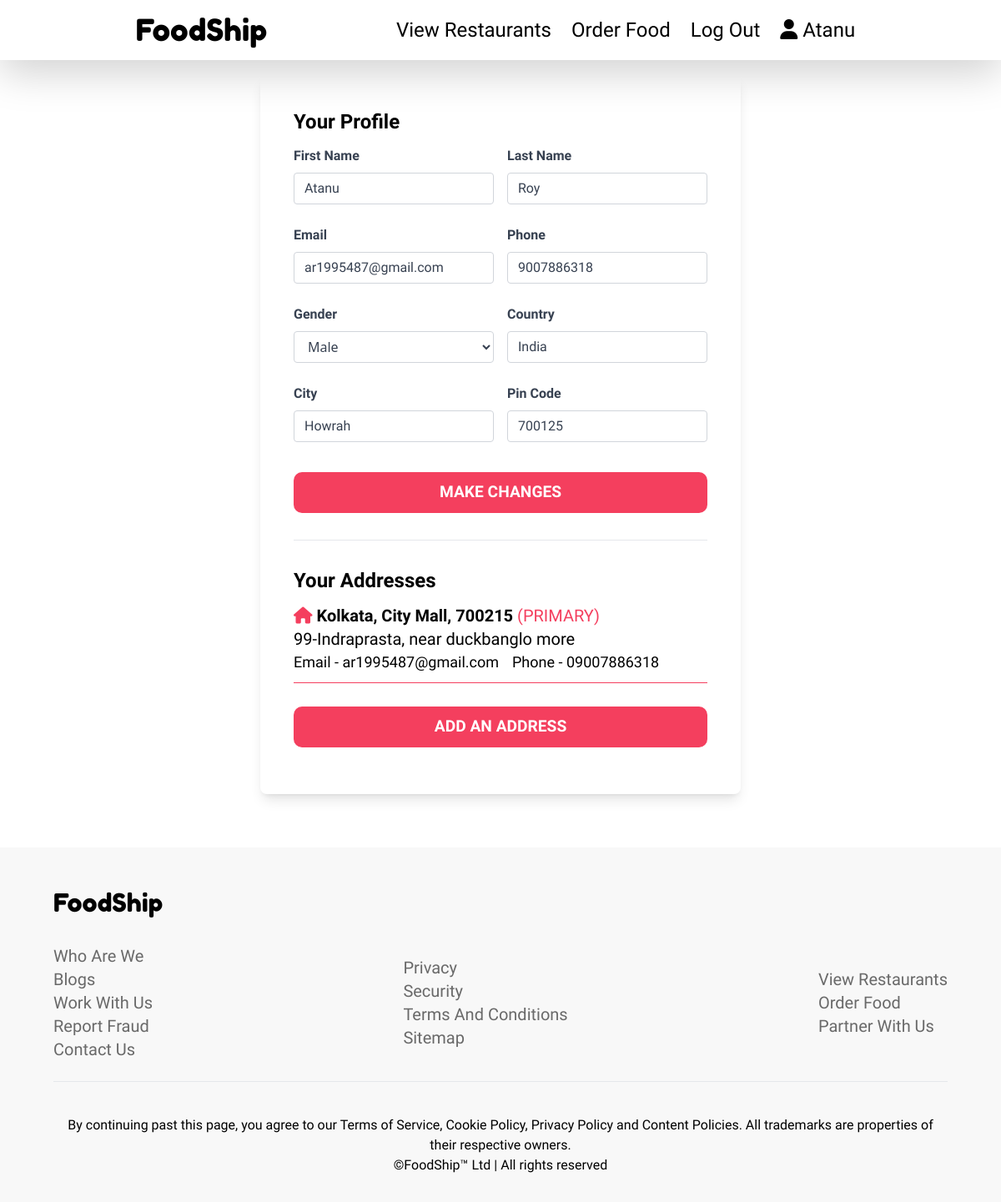
The page /user/profile/ (signed in) on the database its author committed.
### account/models.py (models this page shows, shortened)
class UserProfile(models.Model):
    profile_id = models.CharField(max_length=255, unique=True, default = uuid.uuid4, primary_key=True, editable=False)
    email = models.CharField(max_length=255)
    first_name = models.CharField(max_length=255)
    last_name = models.CharField(max_length=255)
    gender = models.CharField(max_length=255, blank=True, null=True)
    phone = models.CharField(max_length = 255, blank=True, null=True)
    country = models.CharField(max_length=255, blank=True, null=True)
    state = models.CharField(max_length=255, blank=True, null=True)
    city = models.CharField(max_length=255, blank=True, null=True)
    pin = models.CharField(max_length=255, blank=True, null=True)

class UserAddress(models.Model):
    address_id = models.CharField(max_length=255, unique=True, default = uuid.uuid4, primary_key=True, editable=False)
    email = models.CharField(max_length=255)
    address_email = models.CharField(max_length=255, blank = True, null = True)
    state = models.CharField(max_length=255, blank=True, null=True)
    city = models.CharField(max_length=255, blank=True, null=True)
    street = models.CharField(max_length = 255)
    landmark = models.CharField(max_length = 255, blank = True, null = True)
    pin = models.CharField(max_length = 255, blank = True, null = True)
    phone = models.CharField(max_length = 255, blank = True, null = True)
    address_type = models.CharField(max_length = 255, choices = address_type_choices)
    address_preference = models.CharField(max_length = 255, choices = address_preference_choices, default = "secondary")

### account/views.py (the view)
# urls.py: path('profile/', userProfile, name='userProfile'),
@login_required(login_url='/user/login/')
def userProfile(request):
    context = {
        'address_email' : request.user.email
    }
    user_city = request.session.get('user_city', '')
    user_country = request.session.get('user_country', '')
    user_zip = request.session.get('user_zip', '')
    userProfile = UserProfile.objects.get(email = request.user.email)
    context['fname'] = userProfile.first_name
    context['lname'] = userProfile.last_name
    context['phone'] = userProfile.phone
    context['city'] = userProfile.city
    context['country'] = userProfile.country
    context['gender'] = userProfile.gender
    context['pin'] = userProfile.pin
    if userProfile.phone == None :
        context['phone'] = ""
    if userProfile.country == None :
        context['country'] = user_country
    if userProfile.city == None :
        context['city'] = user_city
    if userProfile.pin == None:
        context['pin'] = ""
    try:
        if request.method == 'POST':
            fname = request.POST['fname']
            lname = request.POST['lname']
            phone = request.POST['phone']
            country = request.POST['country']
            city = request.POST['city']
            pin = request.POST['pin']
            gender = request.POST['gender']
            context['fname'] = fname
            context['lname'] = lname
            context['phone'] = phone
            context['city'] = city
            context['country'] = country
            context['gender'] = gender
            context['pin'] = pin
            print(gender)
            userProfile.first_name = fname
            userProfile.last_name = lname
            userProfile.phone = phone
            userProfile.city = city
            userProfile.country = country
            userProfile.pin = pin
            userProfile.gender = gender
            userProfile.save()
            print("profile saved")
    except:
        pass
    userAddress = UserAddress.objects.filter(email = request.user.email)
    context['user_address'] = userAddress
    context['user_address_no'] = len(userAddress)
    userOrders = Order.objects.filter(user = request.user.email)
    context['user_orders'] = userOrders
    return render(request, 'account/profile.html', context)

### templates/account/profile.html (shortened to what this page needs)
{% extends '../blocks/base.html' %}
{% block css %}
<link rel="stylesheet" href="/static/css/profile.css">
{% endblock css %}
{% block body %}
<section class="section w-full flex justify-center items-center mb-16" style="min-height: 100vh">
    <div class="shadow-lg rounded-lg p-10" style="max-width: 48%;">
        <h3 class="f-bold text-2xl capitalize mb-3">your profile</h3>
        <form action="" method="post">
            <div class="grid grid-cols-2 gap-4">
                <div class="form-group mb-6">
                    <label class="form-label inline-block mb-2 text-gray-700 f-bold capitalize">First Name</label>
                    <input type="text" name="fname" placeholder="example John" class="f-light form-control block w-full px-3 py-1.5 text-base font-normal text-gray-700 bg-white bg-clip-padding border border-solid border-gray-300 rounded transition ease-in-out m-0 focus:text-gray-700 focus:bg-white focus:border-blue-600 focus:outline-none" value="{{fname}}">
                </div>
                <div class="form-group mb-6">
                    <label class="form-label inline-block mb-2 text-gray-700 f-bold capitalize">last Name</label>
                    <input type="text" name="lname" placeholder="example Maxwell" class="f-light form-control block w-full px-3 py-1.5 text-base font-normal text-gray-700 bg-white bg-clip-padding border border-solid border-gray-300 rounded transition ease-in-out m-0 focus:text-gray-700 focus:bg-white focus:border-blue-600 focus:outline-none" value="{{lname}}">
                </div>
            </div>
            <div class="grid grid-cols-2 gap-4">
                <div class="form-group mb-6">
                    <label class="form-label inline-block mb-2 text-gray-700 f-bold capitalize">email</label>
                    <input type="text" name="email" class="f-light form-control block w-full px-3 py-1.5 text-base font-normal text-gray-700 bg-white bg-clip-padding border border-solid border-gray-300 rounded transition ease-in-out m-0 focus:text-gray-700 focus:bg-white focus:border-blue-600 focus:outline-none cursor-not-allowed" value="{{user.email}}" disabled>
                </div>
                <div class="form-group mb-6">
                    <label class="form-label inline-block mb-2 text-gray-700 f-bold capitalize">phone</label>
                    <input type="text" name="phone" placeholder="example 9663226589" class="f-light form-control block w-full px-3 py-1.5 text-base font-normal text-gray-700 bg-white bg-clip-padding border border-solid border-gray-300 rounded transition ease-in-out m-0 focus:text-gray-700 focus:bg-white focus:border-blue-600 focus:outline-none" value="{{phone}}">
                </div>
            </div>
            <div class="grid grid-cols-2 gap-4">
                <div class="form-group mb-6">
                    <label class="form-label inline-block mb-2 text-gray-700 f-bold capitalize">gender</label>
                    <select name="gender" class="form-select capitalize w-full px-3 py-1.5 text-base font-normal text-gray-700 bg-white bg-clip-padding bg-no-repeat border border-solid border-gray-300 rounded transition ease-in-out m-0 focus:text-gray-700 focus:bg-white focus:border-blue-600 focus:outline-none" aria-label="Default select example">
                        <option value="male" {% if gender == "male" %}selected{% endif %}>male</option>
                    </select>
                </div>
                <div class="form-group mb-6">
                    <label class="form-label inline-block mb-2 text-gray-700 f-bold capitalize">country</label>
                    <input type="text" name="country" class="f-light form-control block w-full px-3 py-1.5 text-base font-normal text-gray-700 bg-white bg-clip-padding border border-solid border-gray-300 rounded transition ease-in-out m-0 focus:text-gray-700 focus:bg-white focus:border-blue-600 focus:outline-none" value="{{country | title}}">
                </div>
            </div>
            <div class="grid grid-cols-2 gap-4">
                <div class="form-group mb-6">
                    <label class="form-label inline-block mb-2 text-gray-700 f-bold capitalize">city</label>
                    <input type="text" name="city" class="f-light form-control block w-full px-3 py-1.5 text-base font-normal text-gray-700 bg-white bg-clip-padding border border-solid border-gray-300 rounded transition ease-in-out m-0 focus:text-gray-700 focus:bg-white focus:border-blue-600 focus:outline-none" value="{{city | title}}">
                </div>
                <div class="form-group mb-6">
                    <label class="form-label inline-block mb-2 text-gray-700 f-bold capitalize">pin code</label>
                    <input type="text" name="pin" placeholder="6 digit pin code" class="f-light form-control block w-full px-3 py-1.5 text-base font-normal text-gray-700 bg-white bg-clip-padding border border-solid border-gray-300 rounded transition ease-in-out m-0 focus:text-gray-700 focus:bg-white focus:border-blue-600 focus:outline-none" value="{{pin}}">
                </div>
            </div>
            <div class="pt-3">
                <button class="my-btn1 w-full uppercase">make changes</button>
            </div>
        </form>
        <hr class="my-8">
        <h3 class="f-bold text-2xl capitalize mb-3">your addresses</h3>
        {% if user_address_no != 0 %}
        {% for address in user_address %}
        <div class="address-box my-3 pb-2.5" style="border-bottom: 1.8px solid #f43f5e">
            <a href="#">
                <h3 class="text-xl f-bold capitalize">
                    <span style="color: #f43f5e">
                    {% if address.address_type == "home" %}
                    <i class="fa fa-home"></i>
                    {% else %}
                    <i class="fa fa-building"></i>
                    {% endif %}
                    </span>
                    {{address.city}}, {{address.landmark}}, {{address.pin}}
                    {% if address.address_preference == "primary" %}
                        <span class="f-light uppercase" style="color: #f43f5e">
                            (primary)
                        </span>
                    {% endif %}
                </h3>
                <p class="text-xl f-light">{{address.street}}</p>
                <div class="flex items center justify-start">
                    <p class="text-lg f-light">Email - {{address.address_email}}</p>
                    <p class="text-lg f-light ml-4">Phone - {{address.phone}}</p>
                </div>
            </a>
        </div>
        {% endfor %}
        {% else %}
        <h3 class="f-light text-xl mb-3">You haven't added any address till now. Add one to order food</h3>
        {% endif %}
        <div class="py-4 w-full">
            <button class="my-btn1 w-full">
                <a href="{% url 'addAddress'%}">add an address</a>
            </button>
        </div>
    </div>
</section>
{% endblock body %}

### templates/blocks/header.html (shortened to what this page needs)
<header class="w-full flex items-center justify-evenly py-4 px-5">
  <div id="logo" class="text-4xl f-logo">
    <a href="/">FoodShip</a>
  </div>
  <ul class="flex items-center justify-center capitalize f-light text-2xl">
    <li class="px-3">
      <a href="{% url 'restaurants' %}">view Restaurants</a>
    </li>
    <li class="px-3">
      <a href="{% url 'products' %}">Order Food</a>
    </li>
    {% if user.is_authenticated %}
    <li class="px-3">
        <a href="{% url 'logOut' %}">Log out</a>
    </li>
    <li class="px-3">
        <a href="{% url 'userProfile' %}"><i class="fa fa-user"></i> {{request.user.first_name}} </a>
    </li>
    {% endif %}
  </ul>
</header>

### static/css/base.css (style rules this page uses)
.f-logo { font-family: 'Fredoka One', cursive; }
.f-bold, .my-btn1 { font-family: 'Baloo 2', cursive; font-weight: 600; }
.f-light { font-family: 'Baloo 2', cursive; font-weight: 400; }
section { width: 100%; }
.section { padding-top: 90px; }
.my-btn1 { text-transform: uppercase; color: white; cursor: pointer; -webkit-transition: all 0.3s ease-in-out; transition: all 0.3s ease-in-out; background-color: #f43f5e !important; padding: 10px 12px; border-radius: 10px; font-size: 1.2rem; }
header { -webkit-transition: all 0.32s ease-in-out; transition: all 0.32s ease-in-out; position: fixed; top: 0; left: 0; z-index: 100000000; background: none; background: white !important; -webkit-box-shadow: 0 1rem 3rem rgba(0, 0, 0, 0.175) !important; box-shadow: 0 1rem 3rem rgba(0, 0, 0, 0.175) !important; }
header a { color: black !important; }
header #logo a { -webkit-transition: all 0.45s ease-in-out; transition: all 0.45s ease-in-out; }

### static/css/profile.css (style rules this page uses)
.f-logo { font-family: 'Fredoka One', cursive; }
.f-bold, .my-btn1 { font-family: 'Baloo 2', cursive; font-weight: 600; }
.f-light { font-family: 'Baloo 2', cursive; font-weight: 400; }
section { width: 100%; }
.section { padding-top: 90px; }
.my-btn1 { text-transform: uppercase; color: white; cursor: pointer; -webkit-transition: all 0.3s ease-in-out; transition: all 0.3s ease-in-out; background-color: #f43f5e !important; padding: 10px 12px; border-radius: 10px; font-size: 1.2rem; }
.address-box { background-color: none; }

### rows shown on the page
UserProfile: fname "Atanu", lname "Roy", phone "9007886318", gender "male", country "India", city "Howrah", pin "700125"
UserAddress: address_type "home" (drawn), city "Kolkata", landmark "City Mall", pin "700215", address_preference "(PRIMARY)", street "99-Indraprasta, near duckbanglo more", address_email "ar1995487@gmail.com", phone "09007886318"

### other values the page prints
{{ request.user.first_name }} "Atanu"
